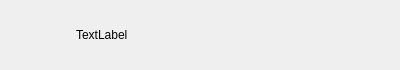
<?xml version="1.0" encoding="UTF-8"?>
<ui version="4.0">
 <class>ConUserItem</class>
 <widget class="QWidget" name="ConUserItem">
  <property name="geometry">
   <rect>
    <x>0</x>
    <y>0</y>
    <width>400</width>
    <height>70</height>
   </rect>
  </property>
  <property name="minimumSize">
   <size>
    <width>0</width>
    <height>70</height>
   </size>
  </property>
  <property name="maximumSize">
   <size>
    <width>16777215</width>
    <height>70</height>
   </size>
  </property>
  <property name="windowTitle">
   <string>Form</string>
  </property>
  <layout class="QHBoxLayout" name="horizontalLayout">
   <property name="spacing">
    <number>5</number>
   </property>
   <property name="topMargin">
    <number>2</number>
   </property>
   <property name="bottomMargin">
    <number>2</number>
   </property>
   <item>
    <widget class="QWidget" name="widget" native="true">
     <property name="minimumSize">
      <size>
       <width>60</width>
       <height>60</height>
      </size>
     </property>
     <property name="maximumSize">
      <size>
       <width>60</width>
       <height>60</height>
      </size>
     </property>
     <widget class="QLabel" name="icon_lb">
      <property name="geometry">
       <rect>
        <x>0</x>
        <y>10</y>
        <width>45</width>
        <height>45</height>
       </rect>
      </property>
      <property name="minimumSize">
       <size>
        <width>45</width>
        <height>45</height>
       </size>
      </property>
      <property name="maximumSize">
       <size>
        <width>45</width>
        <height>45</height>
       </size>
      </property>
      <property name="text">
       <string/>
      </property>
     </widget>
     <widget class="QLabel" name="red_point">
      <property name="geometry">
       <rect>
        <x>27</x>
        <y>2</y>
        <width>30</width>
        <height>30</height>
       </rect>
      </property>
      <property name="minimumSize">
       <size>
        <width>30</width>
        <height>30</height>
       </size>
      </property>
      <property name="maximumSize">
       <size>
        <width>30</width>
        <height>30</height>
       </size>
      </property>
      <property name="text">
       <string/>
      </property>
     </widget>
    </widget>
   </item>
   <item>
    <widget class="QLabel" name="user_name_lb">
     <property name="text">
      <string>TextLabel</string>
     </property>
    </widget>
   </item>
  </layout>
 </widget>
 <resources/>
 <connections/>
</ui>
